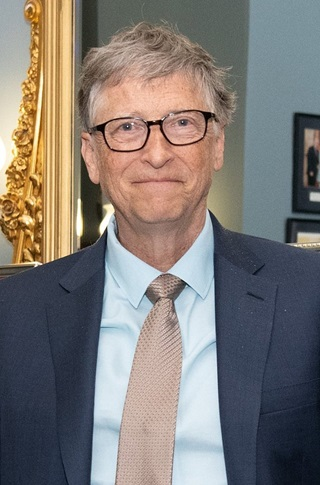
#> input picture Image Processing with OpenCV | Bahasa Indonesia/resources/Bill Gates.jpg, 320 x 485 px
$ python image_loading.py
#> lines starting #> are read from the running program, lines starting #| are printed output that depends on the picture; after the words box and inside, x2 and y2 are one past the last pixel; in counts of white or black regions, pixels touching at a corner belong together
# Import module.
import cv2
import numpy as np
import matplotlib
import matplotlib.pyplot as plt


# Cek versi module.
print(cv2.__version__)          # Output: 4.9.0
print(np.__version__)           # Output: 1.26.4
print(matplotlib.__version__)   # Output: 3.8.4


# Load & menampilkan gambar.
image = cv2.imread('resources/Bill Gates.jpg')
#> image is the input picture: shape (485, 320, 3); mean B, G, R 117.6, 121.6, 127.5
cv2.imshow(winname='Gambar', mat=image)
cv2.waitKey(0)


# Best practice menampilkan gambar (tanpa 'winname' dan 'mat').
image = cv2.imread('resources/Bill Gates.jpg')
print(image.shape)      # Output: (485, 320, 3)
#| (485, 320, 3)
cv2.imshow('image', image)
cv2.waitKey(0)


# Load sebagai gambar grayscale.
image = cv2.imread('resources/Bill Gates.jpg', flags=0)
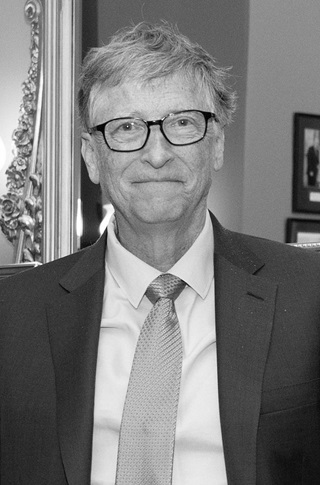
#> image: shape (485, 320); min 0, max 255, mean 122.9
print(image.shape)      # Output: (485, 320)
#| (485, 320)
cv2.imshow('image', image)
cv2.waitKey(0)


# Membuat gambar hitam dan putih.
black = np.zeros((150,300))
white = np.ones((150,300))
cv2.imshow('black', black)
cv2.imshow('white', white)
cv2.waitKey(0)


# Vertical stack.
bw = np.vstack((black, white))
print(bw.shape)         # Output: (300, 300)
cv2.imshow('bw', bw)
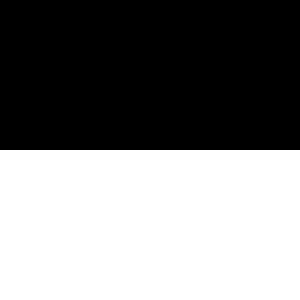
#> window 'bw': shape (300, 300) float64; values 0 (black) and 1 (white), 50% white; 1 white region, box (x1, y1, x2, y2) and area: (0, 150, 300, 300) 45000
cv2.waitKey(0)


# Horizontal stack.
bw = np.hstack((white, black, white))
print(bw.shape)         # Output: (150, 900)
cv2.imshow('bw', bw)
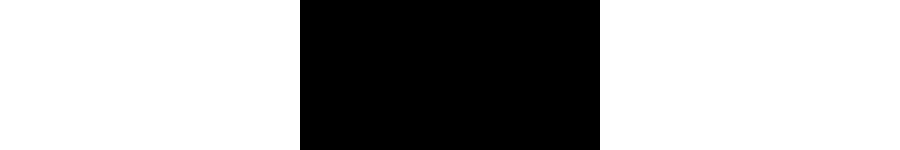
#> window 'bw': shape (150, 900) float64; values 0 (black) and 1 (white), 66.7% white; 1 black region, box (x1, y1, x2, y2) and area: (300, 0, 600, 150) 45000
cv2.waitKey(0)

$ run again, with Image Processing with OpenCV | Bahasa Indonesia/resources/Kennedy Space Center.jpg copied over Image Processing with OpenCV | Bahasa Indonesia/resources/Bill Gates.jpg
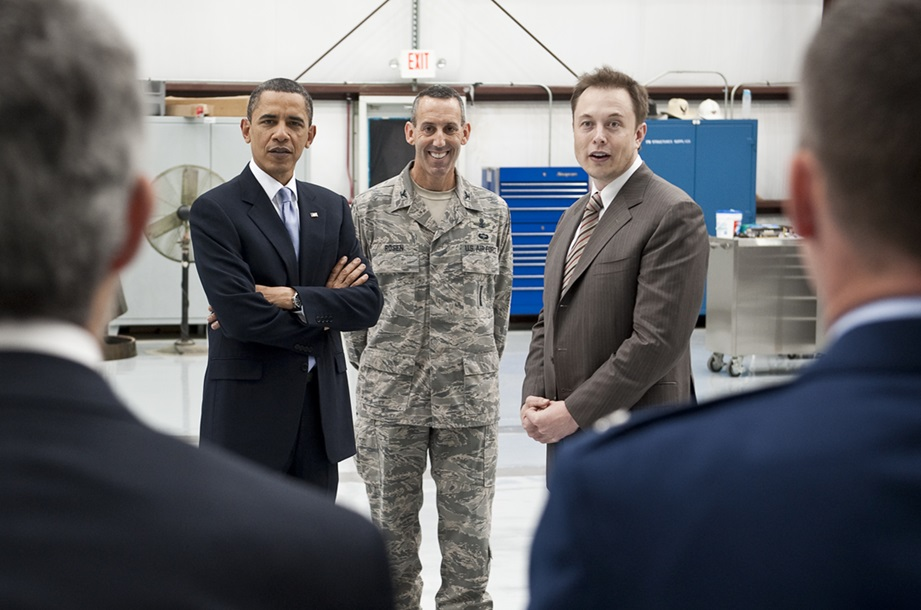
#> input picture Image Processing with OpenCV | Bahasa Indonesia/resources/Kennedy Space Center.jpg, 921 x 610 px
#> image is the input picture: shape (610, 921, 3); mean B, G, R 104, 100.8, 100.8
#| (610, 921, 3)
#> `image = cv2.imread('resources/Bill Gates.jpg', flags=0)`:
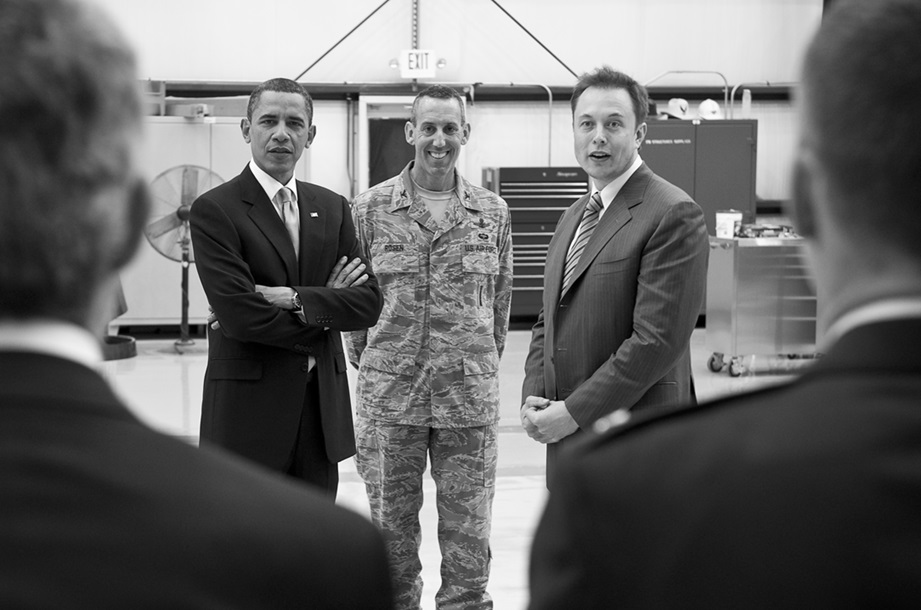
#> image: shape (610, 921); min 0, max 255, mean 101.2
#| (610, 921)
